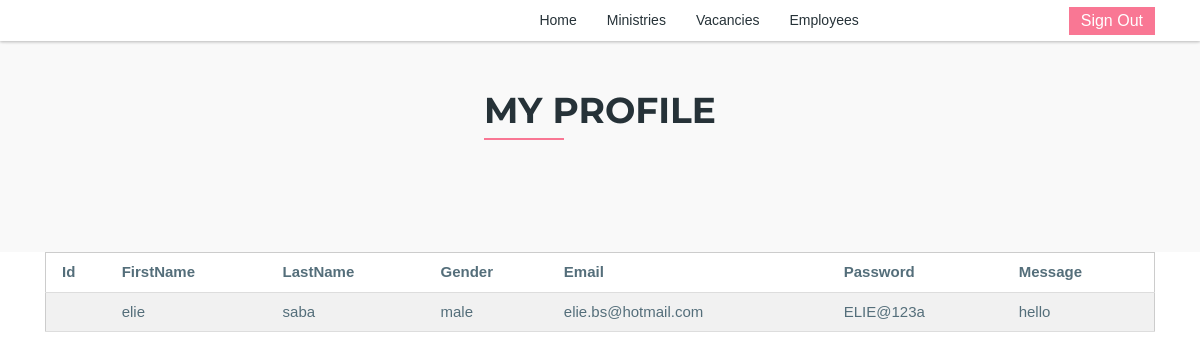
The app's page /PL/views/viewprofile.php with its own data.
### tables this page shows
CREATE TABLE `citizen` (
  `id` int(10) NOT NULL,
  `firstname` varchar(50) NOT NULL,
  `lastname` varchar(50) NOT NULL,
  `gender` varchar(100) NOT NULL,
  `email` varchar(50) NOT NULL,
  `password` varchar(50) NOT NULL,
  `cpassword` varchar(50) NOT NULL,
  `message` varchar(100) NOT NULL,
  `fileupload` varchar(100) NOT NULL
);

### DAL/UserRepository.php (called while the page is built, shortened)
<?php
include '../../DAL/Connection.php';
require_once '../../DTO/ProfileDTOResponse2.php';
function myyprofilee(){
    $conn= OpenConn();
    $sql="Select * from citizen;";
    $result=$conn->query($sql);
    while($row= mysqli_fetch_array($result)){
        $profile=new profileDTOresponse2();
        $profile->setId($row["id"]);
        $profile->setFirstName($row["firstname"]);
        $profile->setLastName($row["lastname"]);
        $profile->setGender($row["gender"]);
        $profile->setEmail($row["email"]);
        $profile->setPassword($row["password"]);
        $profile->setMessage($row["message"]);
    }
    return $profile;
}

### BLL/UserManager.php (called while the page is built, shortened)
<?php
require_once '../../DAL/UserRepository.php';
function getmyprofile()
{
    return myyprofilee();
}

### DTO/ProfileDTOResponse2.php (called while the page is built, shortened)
<?php
class profileDTOresponse2
{
    private $firstname;
    private $lastname;
    private $gender;
    private $email;
    private $password;
    private $message;
    public function getFirstName(){
        return $this->firstname;
    }
     public function getLastName(){
        return $this->lastname;
    }
    public function getGender(){
        return $this->gender;
    }
    public function getEmail(){
        return $this->email;
    }
    public function getPassword(){
        return $this->password;
    }
    public function getMessage(){
        return $this->message;
    }
    public function setFirstName ($firstname)
    {
        $this->firstname = $firstname;
    }
    public function setLastName ($lastname)
    {
        $this->lastname = $lastname;
    }
    public function setGender ($gender)
    {
        $this->gender = $gender;
    }
    public function setEmail ($email)
    {
        $this->email = $email;
    }
    public function setPassword ($password)
    {
        $this->password = $password;
    }
    public function setMessage ($message)
    {
        $this->message = $message;
    }
}

### PL/views/viewprofile.php (the view, shortened to what this page needs)
<!DOCTYPE html>
<html lang="en">
  <head>
    <link rel="stylesheet" href="css/bootstrap.min.css">
    <link rel="stylesheet" href="css/line-icons.css">
    <link rel="stylesheet" href="css/owl.carousel.css">
    <link rel="stylesheet" href="css/owl.theme.css">
    <link rel="stylesheet" href="css/nivo-lightbox.css">
    <link rel="stylesheet" href="css/magnific-popup.css">
    <link rel="stylesheet" href="css/animate.css">
    <link rel="stylesheet" href="css/color-switcher.css">
    <link rel="stylesheet" href="css/menu_sideslide.css">
    <link rel="stylesheet" href="css/main.css">
    <link rel="stylesheet" href="css/responsive.css">
    <link rel="stylesheet" href="css/w3.css">
  </head>
  <body>
    <header id="slider-area">
      <nav class="navbar navbar-expand-md fixed-top scrolling-navbar bg-white">
        <div class="container">
          <div class="collapse navbar-collapse" id="navbarCollapse">
            <ul class="navbar-nav mr-auto w-100 justify-content-end">
              <li class="nav-item">
                  <a class="nav-link page-scroll" href="index1.php">Home</a>
              </li>
              <li class="nav-item">
                  <a class="nav-link page-scroll" href="ministries1.php">Ministries</a>
              </li>
              <li class="nav-item">
                  <a class="nav-link page-scroll" href="vacancies1.php">Vacancies</a>
              </li>
              <li class="nav-item">
                  <a class="nav-link page-scroll" href="Employee1.php">Employees</a>
              </li>
            </ul>
          </div>
            <a class="btn-common2 btn-effect wow fadeInUp" data-wow-delay="0.5s" href="logout.php">Sign Out</a>
        </div>
      </nav>
   <section class="call-action section">
    <div class="container">
        <div class="section-header" >
          <h2 class="section-title">My profile</h2>
        </div>
      </div>
   </section>
       <div class="container">
           <table id="mytable" class="w3-table-all">
               <?php
                require_once '../../BLL/UserManager.php';
                $profile= getmyprofile();
            if($profile==null)
            {
                echo "No result found";
            }
            else
            {
                echo
                    "<tr>"
                        ."<th>"."Id"."</th>"
                        ."<th>"."FirstName"."</th>"
                        ."<th>"."LastName"."</th>"
                        ."<th>"."Gender"."</th>"
                        ."<th>"."Email"."</th>"
                        ."<th>"."Password"."</th>"
                        ."<th>"."Message"."</th>"
                    ."</tr>";
                 for($i=0;$i<count($profile);$i++)
                 {
                    echo
                        "<tr>"
                            ."<td>".$_SESSION["id"]."</td>"
                            ."<td>".$profile->getFirstName()."</td>"
                            ."<td>".$profile->getLastName()."</td>"
                            ."<td>".$profile->getGender()."</td>"
                            ."<td>".$profile->getEmail()."</td>"
                            ."<td>".$profile->getPassword()."</td>"
                            ."<td>".$profile->getMessage()."</td>"
                        ."</tr>";
                }
             }
            ?>
           </table>
       </div>
           </header>
  </body>
</html>

### PL/views/css/main.css (style rules this page uses)
body { font-family: 'Open Sans', sans-serif; color: #546E7A; font-size: 14px; font-weight: 400; background: #fff; overflow-x: hidden; }
html { overflow-x: hidden; }
a { color: #F97794; -webkit-transition: all 0.3s ease-in-out; -moz-transition: all 0.3s ease-in-out; -o-transition: all 0.3s ease-in-out; transition: all 0.3s ease-in-out; }
h1, h2, h3, h4, h5 { font-family: 'Montserrat', sans-serif; font-size: 40px; font-weight: 700; color: #263238; }
ul { margin: 0; padding: 0; }
ul li { list-style: none; }
.section { padding: 80px 0; }
.section-header { color: #fff; margin-bottom: 40px; text-align: center; position: relative; }
.section-header .section-title { font-size: 36px; margin-bottom: 20px; text-transform: uppercase; font-family: 'Montserrat', sans-serif; font-weight: 700; color: #263238; position: relative; }
.section-header .section-title:before { content: ''; position: absolute; bottom: -8px; width: 80px; height: 2px; background: #F97794; -webkit-transition: 0.3s; -moz-transition: 0.3s; transition: 0.3s; }
.btn-common2 { font-size: 16px; color: #fff; background-color: #F97794; position: relative; z-index: 1; padding: 2px 12px; margin-left: 210px; }
.btn-effect { overflow: hidden; }
.btn-effect:after { content: ''; position: absolute; width: 0; height: 100%; z-index: 1; left: 0; top: 0; background: rgba(0, 0, 0, 0.1); -webkit-transition: all 0.3s ease; -moz-transition: all 0.3s ease; transition: all 0.3s ease; }
.bg-white { background-color: #fff !important; box-shadow: 0 1px 3px 0 rgba(0, 0, 0, 0.16), 0 1px 3px 0 rgba(0, 0, 0, 0.12); z-index: 999; padding: 5px; }
.bg-white .navbar-nav .nav-link { color: #263238 !important; }
.navbar-expand-md .navbar-nav .nav-link { color: #fff; font-size: 14px; padding: 5px 0px; margin-left: 30px; position: relative; }
.navbar-expand-md .navbar-nav .nav-link:before { content: ''; position: absolute; bottom: 0; left: 0; width: 0; height: 2px; background: #F97794; -webkit-transition: 0.3s; -moz-transition: 0.3s; transition: 0.3s; }
.call-action { background: #f9f9f9; }
#slider-area { margin-top: -1px; }

### PL/views/css/w3.css (style rules this page uses)
html { box-sizing:border-box }
*,*:before,*:after { box-sizing:inherit }
html { -ms-text-size-adjust:100%;-webkit-text-size-adjust:100% }
body { margin:0 }
article,aside,details,figcaption,figure,footer,header,main,menu,nav,section { display:block }
a { background-color:transparent }
html,body { font-family:Verdana,sans-serif;font-size:15px;line-height:1.5 }
html { overflow-x:hidden }
h2 { font-size:30px }
h1,h2,h3,h4,h5,h6 { font-family:"Segoe UI",Arial,sans-serif;font-weight:400;margin:10px 0 }
a { color:inherit }
.w3-table,.w3-table-all { border-collapse:collapse;border-spacing:0;width:100%;display:table }
.w3-table-all { border:1px solid #ccc }
.w3-bordered tr,.w3-table-all tr { border-bottom:1px solid #ddd }
.w3-table-all tr:nth-child(odd) { background-color:#fff }
.w3-table-all tr:nth-child(even) { background-color:#f1f1f1 }
.w3-table td,.w3-table th,.w3-table-all td,.w3-table-all th { padding:8px 8px;display:table-cell;text-align:left;vertical-align:top }
.w3-table th:first-child,.w3-table td:first-child,.w3-table-all th:first-child,.w3-table-all td:first-child { padding-left:16px }

### records on screen
citizen: firstname "elie", lastname "saba", gender "male", email "elie.bs@hotmail.com", password "ELIE@123a", message "hello"
